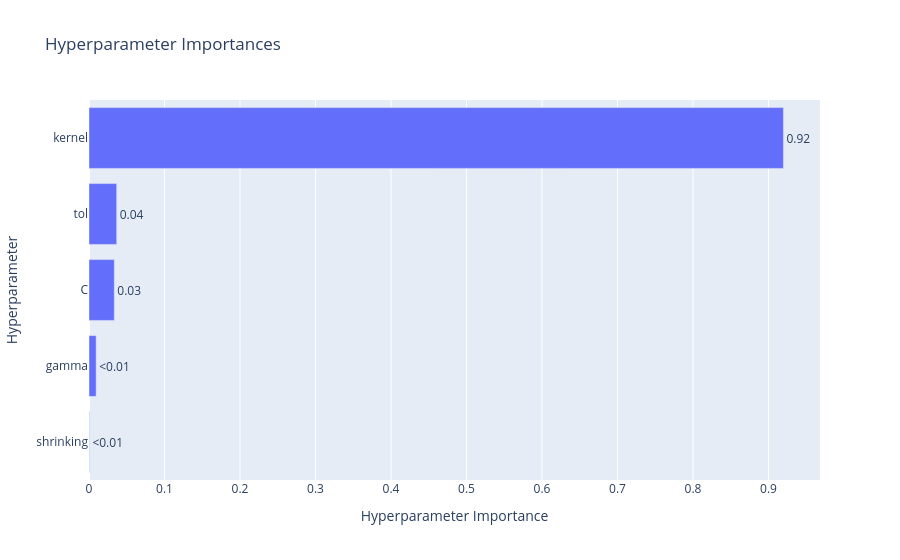
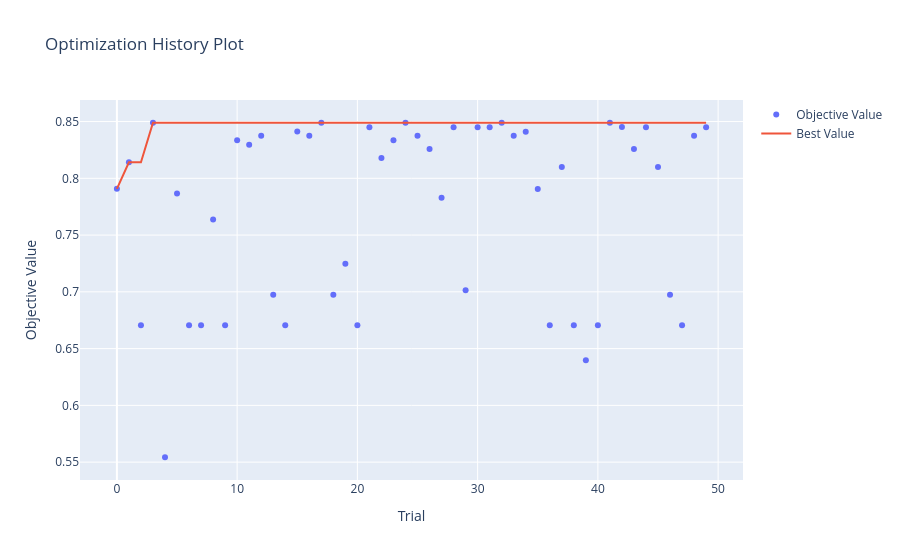

The notebook cell these images were saved under, in order:
### Code cell
fig = optuna.visualization.plot_param_importances(study)
fig.show()

fig = optuna.visualization.plot_optimization_history(study)
fig.show()

### Figure 1 — Plotly figure (JSON) as saved in the notebook; plotly's stock layout.template omitted (floating-point values rounded to 4 significant figures)
{"data": [{"cliponaxis": false, "hovertemplate": ["shrinking (CategoricalDistribution): 0.0004980385915524764<extra></extra>", "gamma (CategoricalDistribution): 0.00948106840400996<extra></extra>", "C (FloatDistribution): 0.03354127649638881<extra></extra>", "tol (FloatDistribution): 0.03669463230776964<extra></extra>", "kernel (CategoricalDistribution): 0.9197849842002792<extra></extra>"], "name": "Objective Value", "orientation": "h", "text": ["<0.01", "<0.01", "0.03", "0.04", "0.92"], "textposition": "outside", "type": "bar", "x": [0.000498, 0.009481, 0.03354, 0.03669, 0.9198], "y": ["shrinking", "gamma", "C", "tol", "kernel"]}], "layout": {"title": {"text": "Hyperparameter Importances"}, "xaxis": {"title": {"text": "Hyperparameter Importance"}}, "yaxis": {"title": {"text": "Hyperparameter"}}}}

### Figure 2 — Plotly figure (JSON) as saved in the notebook; plotly's stock layout.template omitted (floating-point values rounded to 4 significant figures)
{"data": [{"mode": "markers", "name": "Objective Value", "type": "scatter", "x": [0, 1, 2, 3, 4, 5, 6, 7, 8, 9, 10, 11, 12, 13, 14, 15, 16, 17, 18, 19, 20, 21, 22, 23, 24, 25, 26, 27, 28, 29, 30, 31, 32, 33, 34, 35, 36, 37, 38, 39, 40, 41, 42, 43, 44, 45, 46, 47, 48, 49], "y": [0.7907, 0.8141, 0.6705, 0.8489, 0.5543, 0.7867, 0.6705, 0.6705, 0.7637, 0.6705, 0.8335, 0.8296, 0.8374, 0.6975, 0.6705, 0.8413, 0.8375, 0.8489, 0.6975, 0.7247, 0.6705, 0.845, 0.8179, 0.8336, 0.8489, 0.8374, 0.8258, 0.7829, 0.845, 0.7014, 0.845, 0.845, 0.8489, 0.8374, 0.8411, 0.7905, 0.6705, 0.81, 0.6705, 0.6397, 0.6705, 0.8489, 0.8451, 0.8257, 0.845, 0.81, 0.6975, 0.6705, 0.8375, 0.845]}, {"mode": "lines", "name": "Best Value", "type": "scatter", "x": [0, 1, 2, 3, 4, 5, 6, 7, 8, 9, 10, 11, 12, 13, 14, 15, 16, 17, 18, 19, 20, 21, 22, 23, 24, 25, 26, 27, 28, 29, 30, 31, 32, 33, 34, 35, 36, 37, 38, 39, 40, 41, 42, 43, 44, 45, 46, 47, 48, 49], "y": [0.7907, 0.8141, 0.8141, 0.8489, 0.8489, 0.8489, 0.8489, 0.8489, 0.8489, 0.8489, 0.8489, 0.8489, 0.8489, 0.8489, 0.8489, 0.8489, 0.8489, 0.8489, 0.8489, 0.8489, 0.8489, 0.8489, 0.8489, 0.8489, 0.8489, 0.8489, 0.8489, 0.8489, 0.8489, 0.8489, 0.8489, 0.8489, 0.8489, 0.8489, 0.8489, 0.8489, 0.8489, 0.8489, 0.8489, 0.8489, 0.8489, 0.8489, 0.8489, 0.8489, 0.8489, 0.8489, 0.8489, 0.8489, 0.8489, 0.8489]}, {"marker": {"color": "#cccccc"}, "mode": "markers", "name": "Infeasible Trial", "showlegend": false, "type": "scatter", "x": [], "y": []}], "layout": {"title": {"text": "Optimization History Plot"}, "xaxis": {"title": {"text": "Trial"}}, "yaxis": {"title": {"text": "Objective Value"}}}}
